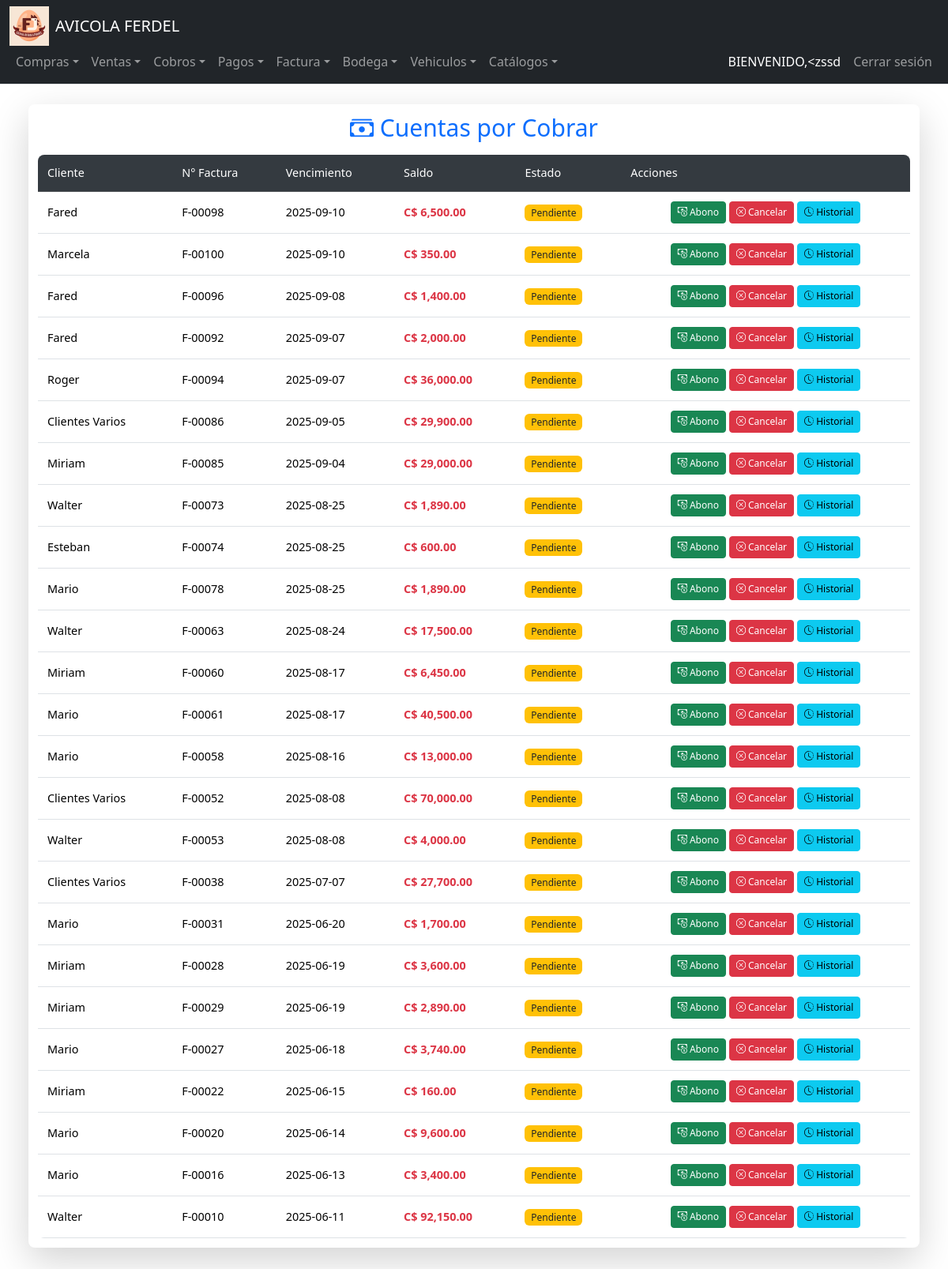
Page /cobros (signed in) on the earlier database version.
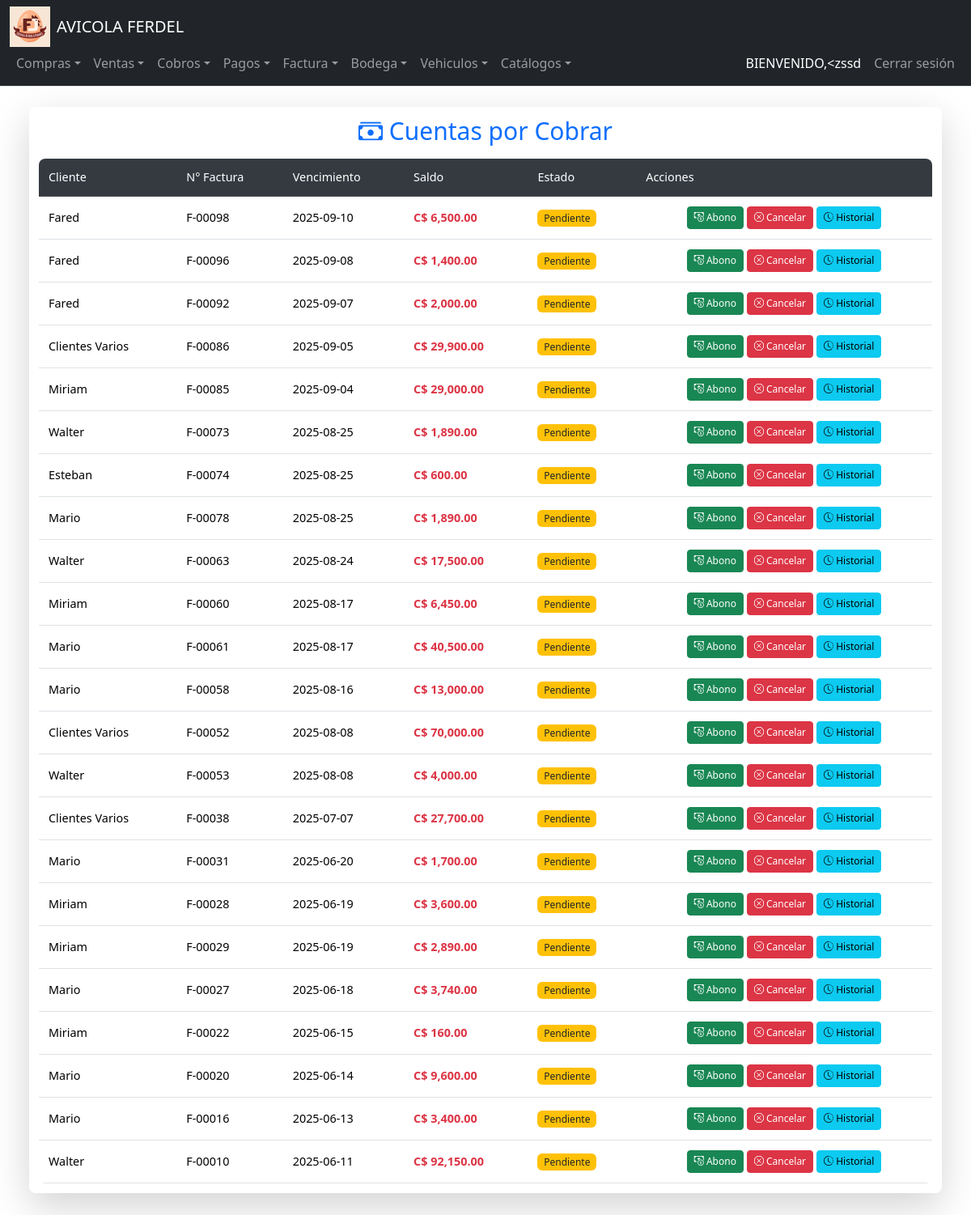
Same page on the later database version.
### tables this page shows
CREATE TABLE "Detalle_Cuentas_Por_Cobrar" (
    ID_Movimiento INTEGER PRIMARY KEY AUTOINCREMENT,
    Fecha DATE NOT NULL,
    ID_Cliente INTEGER NOT NULL,
    Num_Documento TEXT NOT NULL,
    Observacion TEXT,
    Fecha_Vencimiento DATE,
    Tipo_Movimiento INTEGER NOT NULL,
    Monto_Movimiento NUMERIC(12,2) NOT NULL,
    IVA NUMERIC(12,2) DEFAULT 0,
    Retencion NUMERIC(12,2) DEFAULT 0,
    ID_Empresa INTEGER NOT NULL,
    Saldo_Pendiente NUMERIC(12,2),
    ID_Factura INTEGER,
    FOREIGN KEY (ID_Cliente) REFERENCES Clientes(ID_Cliente),
    FOREIGN KEY (ID_Empresa) REFERENCES Empresa(ID_Empresa),
    FOREIGN KEY (ID_Factura) REFERENCES Facturacion(ID_Factura)
);

CREATE TABLE Clientes (
    ID_Cliente INTEGER PRIMARY KEY AUTOINCREMENT,
    Nombre TEXT NOT NULL,
    Telefono TEXT,
    Direccion TEXT,
    RUC_CEDULA TEXT
);

### app.py (the view)
@app.route("/cobros", methods=["GET"])
@login_required
def cobros():
    try:
        cliente_id = request.args.get('cliente_id', '')
        fecha_desde = request.args.get('fecha_desde', '')
        fecha_hasta = request.args.get('fecha_hasta', '')
        estado = request.args.get('estado', '')
        query = """
            SELECT dcc.ID_Movimiento, dcc.Num_Documento AS Factura,
                   c.Nombre AS Cliente, c.ID_Cliente,
                   dcc.Monto_Movimiento AS Saldo,
                   dcc.Fecha, dcc.Fecha_Vencimiento
            FROM Detalle_Cuentas_Por_Cobrar dcc
            JOIN Clientes c ON dcc.ID_Cliente = c.ID_Cliente
            WHERE dcc.Monto_Movimiento > 0
        """
        params = []
        if cliente_id:
            query += " AND c.ID_Cliente = ?"
            params.append(cliente_id)
        if fecha_desde:
            query += " AND dcc.Fecha >= ?"
            params.append(fecha_desde)
        if fecha_hasta:
            query += " AND dcc.Fecha <= ?"
            params.append(fecha_hasta)
        if estado == 'vencido':
            query += " AND dcc.Fecha_Vencimiento < date('now')"
        elif estado == 'pendiente':
            query += " AND (dcc.Fecha_Vencimiento >= date('now') OR dcc.Fecha_Vencimiento IS NULL)"
        query += " ORDER BY dcc.Fecha_Vencimiento DESC"
        cuentas = db.execute(query, *params)
        clientes = db.execute("SELECT ID_Cliente, Nombre FROM Clientes ORDER BY Nombre")
        return render_template("cobros.html",
                            cuentas=cuentas,
                            clientes=clientes,
                            filtros={
                                'cliente_id': cliente_id,
                                'fecha_desde': fecha_desde,
                                'fecha_hasta': fecha_hasta,
                                'estado': estado
                            })
    except Exception as e:
        flash(f"❌ Error al cargar los cobros: {e}", "danger")
        return redirect(url_for("home"))

### app.py (called while the page is built)
@login_manager.user_loader
def load_user(user_id):
    user_data = db.execute("SELECT * FROM Usuarios WHERE ID_Usuario = ?", user_id)
    if len(user_data) == 1:
        return User(user_data[0]["ID_Usuario"], user_data[0]["NombreUsuario"])
    return None

@app.after_request
def after_request(response):
    response.headers["Cache-Control"] = "no-cache, no-store, must-revalidate"
    response.headers["Expires"] = 0
    response.headers["Pragma"] = "no-cache"
    return response

### Templates/cobros.html (shortened to what the changed rows need)
{% extends "layout.html" %}
{% block main %}
<div class="container-fluid my-3">
    <div class="card shadow-lg">
        <div class="card-body">
            <h2 class="text-center mb-3 text-primary">
                <i class="bi bi-cash-stack"></i> Cuentas por Cobrar
            </h2>
            <div class="table-responsive">
                <table class="table table-hover align-middle">
                    <thead class="table-dark">
                        <tr>
                            <th class="d-none d-md-table-cell" data-label="Cliente">Cliente</th>
                            <th data-label="Factura">N° Factura</th>
                            <th class="d-none d-sm-table-cell" data-label="Vencimiento">Vencimiento</th>
                            <th data-label="Saldo">Saldo</th>
                            <th data-label="Estado">Estado</th>
                            <th data-label="Acciones">Acciones</th>
                        </tr>
                    </thead>
                    <tbody>
                        {% for cuenta in cuentas %}
                        <tr>
                            <td class="d-none d-md-table-cell" data-label="Cliente">{{ cuenta.Cliente }}</td>
                            <td data-label="Factura">{{ cuenta.Factura }}</td>
                            <td class="d-none d-sm-table-cell" data-label="Vencimiento">{{ cuenta.Fecha_Vencimiento }}</td>
                            <td data-label="Saldo">
                                <span class="{% if cuenta.Saldo > 0 %}text-danger fw-bold{% else %}text-success fw-bold{% endif %}">
                                    {{'C$ ' ~ "{:,.2f}".format(cuenta.Saldo)}}
                                </span>
                            </td>
                            <td data-label="Estado">
                                {% if cuenta.Saldo > 0 %}
                                    <span class="badge bg-warning text-dark">Pendiente</span>
                                {% else %}
                                    <span class="badge bg-success">Pagado</span>
                                {% endif %}
                            </td>
                            <td data-label="Acciones">
                                <div class="d-flex flex-wrap gap-1 justify-content-center">
                                    {% if cuenta.Saldo > 0 %}
                                        <a href="{{ url_for('registrar_cobro', id_movimiento=cuenta.ID_Movimiento) }}"
                                           class="btn btn-success btn-sm"
                                           data-bs-toggle="tooltip"
                                           title="Registrar cobro">
                                            <i class="bi bi-cash-coin d-none d-md-inline"></i> Abono
                                        </a>
                                        <a href="{{ url_for('historial_pagos', id_movimiento=cuenta.ID_Movimiento) }}"
                                           class="btn btn-danger btn-sm"
                                           onclick="return confirm('¿Estás seguro que quieres cancelar esta deuda manualmente?');"
                                           data-bs-toggle="tooltip"
                                           title="Cancelar deuda">
                                            <i class="bi bi-x-octagon d-none d-md-inline"></i> Cancelar
                                        </a>
                                    {% else %}
                                        <span class="text-muted small d-none d-md-inline">Pago completo</span>
                                    {% endif %}
                                    <a href="{{ url_for('historial_pagos',  id_movimiento=cuenta.ID_Movimiento) }}"
                                       class="btn btn-info btn-sm"
                                       data-bs-toggle="tooltip"
                                       title="Historial de pagos">
                                        <i class="bi bi-clock-history d-none d-md-inline"></i> Historial
                                    </a>
                                </div>
                            </td>
                        </tr>
                        {% else %}
                        <tr>
                            <td colspan="6" class="text-center">No hay cuentas por cobrar registradas.</td>
                        </tr>
                        {% endfor %}
                    </tbody>
                </table>
            </div>
        </div>
    </div>
</div>
{% endblock %}

Differences in the rows shown:
no longer on this page (row edited): Detalle_Cuentas_Por_Cobrar: Cliente "Marcela", Factura "F-00100", Fecha_Vencimiento "2025-09-10", Monto_Movimiento "C$ 350.00", shows "Pendiente"
no longer on this page (row edited): Detalle_Cuentas_Por_Cobrar: Cliente "Roger", Factura "F-00094", Fecha_Vencimiento "2025-09-07", Monto_Movimiento "C$ 36,000.00", shows "Pendiente"
